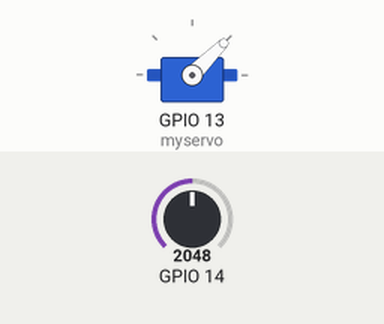
This sketch was run on a simulated ESP32. On the bench: servo. The inputs (shaded band) are chosen by the test bench; at power-on: GPIO 14 = 2048. What the sketch prints to the serial monitor is not drawn.

Above: at 6.2 s.
6.3 s: GPIO 14 set to 2866
At 7.5 s:
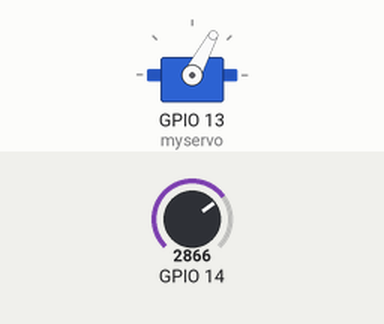
7.8 s: GPIO 14 set to 1228
At 8.6 s:
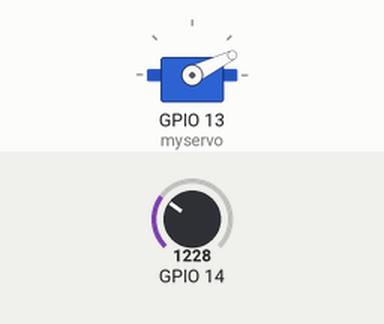
9.3 s: GPIO 14 set to 491
At 9.8 s:
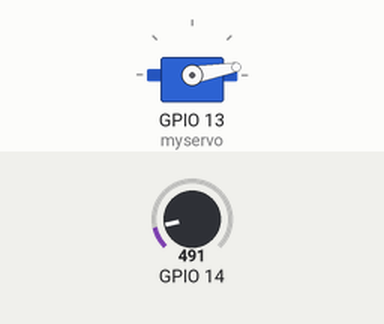
10.8 s: GPIO 14 set to 4095
At 12.1 s:
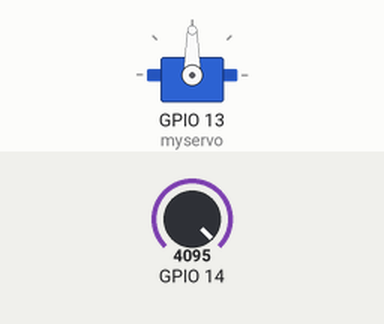
Timing chart, 0 to 13.3 s (numbered marks = the images above; inputs shaded):
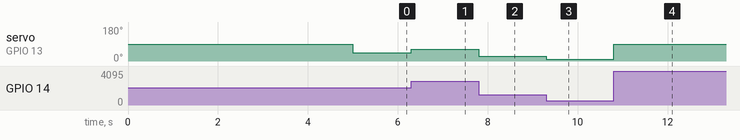

The sketch:

DS20_Potentiometer_with_Servo_Motor.ino
```cpp
/*
   Potentiometer with Servo Motor
   modified for esp32 on January 2020
   modified by Digital Siam
*/
#include <ESP32Servo.h>

Servo myservo;  // create servo object to control a servo
// twelve servo objects can be created on most boards

void setup(){
 Serial.begin(115200);
 pinMode(14,INPUT);
 myservo.attach(13);
   delay(5000);
  Serial.println("program DS20");
  Serial.println("Potentiometer with Servo Motor");
  Serial.println("modified for esp32");
  Serial.println("modified by Digital Siam");
}
void loop(){
 int d = analogRead(14);
 int a = d * 90 / 4095;
 Serial.print(d,DEC);
 Serial.print(" ");
 Serial.print(a,DEC);
 Serial.println(".");
 myservo.write(a);
 //delay(300);


}
```

Measured:
- after the input at 6.3 s, servo on GPIO 13 (myservo): 45° → 62° at once
- after the input at 7.8 s, servo on GPIO 13 (myservo): 62° → 26° at once
- after the input at 9.3 s, servo on GPIO 13 (myservo): 26° → 10° at once
- after the input at 10.8 s, servo on GPIO 13 (myservo): 10° → 90° at once
